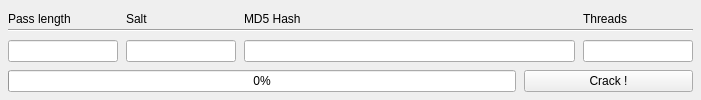
<?xml version="1.0" encoding="UTF-8"?>
<ui version="4.0">
 <class>MainWindow</class>
 <widget class="QMainWindow" name="MainWindow">
  <property name="geometry">
   <rect>
    <x>0</x>
    <y>0</y>
    <width>701</width>
    <height>100</height>
   </rect>
  </property>
  <property name="sizePolicy">
   <sizepolicy hsizetype="Fixed" vsizetype="Fixed">
    <horstretch>0</horstretch>
    <verstretch>0</verstretch>
   </sizepolicy>
  </property>
  <property name="windowTitle">
   <string>mD5 cr4cK3R 0f T3h D34th</string>
  </property>
  <property name="windowOpacity">
   <double>1.000000000000000</double>
  </property>
  <property name="styleSheet">
   <string notr="true"/>
  </property>
  <widget class="QWidget" name="centralwidget">
   <property name="sizePolicy">
    <sizepolicy hsizetype="Minimum" vsizetype="Fixed">
     <horstretch>0</horstretch>
     <verstretch>0</verstretch>
    </sizepolicy>
   </property>
   <layout class="QVBoxLayout" name="verticalLayout" stretch="0,0,0,0">
    <property name="spacing">
     <number>0</number>
    </property>
    <property name="leftMargin">
     <number>8</number>
    </property>
    <property name="topMargin">
     <number>8</number>
    </property>
    <property name="rightMargin">
     <number>8</number>
    </property>
    <property name="bottomMargin">
     <number>8</number>
    </property>
    <item>
     <layout class="QHBoxLayout" name="horizontalLayout_3" stretch="2,2,6,2">
      <property name="spacing">
       <number>8</number>
      </property>
      <item>
       <widget class="QLabel" name="label_4">
        <property name="text">
         <string>Pass length</string>
        </property>
       </widget>
      </item>
      <item>
       <widget class="QLabel" name="label_3">
        <property name="text">
         <string>Salt</string>
        </property>
       </widget>
      </item>
      <item>
       <widget class="QLabel" name="label_2">
        <property name="text">
         <string>MD5 Hash</string>
        </property>
       </widget>
      </item>
      <item>
       <widget class="QLabel" name="label">
        <property name="text">
         <string>Threads</string>
        </property>
       </widget>
      </item>
     </layout>
    </item>
    <item>
     <widget class="Line" name="line">
      <property name="orientation">
       <enum>Qt::Horizontal</enum>
      </property>
     </widget>
    </item>
    <item>
     <layout class="QHBoxLayout" name="horizontalLayout" stretch="2,2,6,2">
      <property name="spacing">
       <number>8</number>
      </property>
      <property name="topMargin">
       <number>8</number>
      </property>
      <item>
       <widget class="QLineEdit" name="inputNbChars">
        <property name="text">
         <string/>
        </property>
       </widget>
      </item>
      <item>
       <widget class="QLineEdit" name="inputSalt">
        <property name="text">
         <string/>
        </property>
       </widget>
      </item>
      <item>
       <widget class="QLineEdit" name="inputHash">
        <property name="text">
         <string/>
        </property>
       </widget>
      </item>
      <item>
       <widget class="QLineEdit" name="inputThreads">
        <property name="text">
         <string/>
        </property>
       </widget>
      </item>
     </layout>
    </item>
    <item>
     <layout class="QHBoxLayout" name="horizontalLayout_2" stretch="3,1">
      <property name="spacing">
       <number>8</number>
      </property>
      <property name="topMargin">
       <number>8</number>
      </property>
      <item>
       <widget class="QProgressBar" name="progressBar">
        <property name="cursor">
         <cursorShape>ArrowCursor</cursorShape>
        </property>
        <property name="autoFillBackground">
         <bool>false</bool>
        </property>
        <property name="value">
         <number>0</number>
        </property>
        <property name="invertedAppearance">
         <bool>false</bool>
        </property>
       </widget>
      </item>
      <item>
       <widget class="QPushButton" name="btnCrack">
        <property name="sizePolicy">
         <sizepolicy hsizetype="Expanding" vsizetype="Fixed">
          <horstretch>0</horstretch>
          <verstretch>0</verstretch>
         </sizepolicy>
        </property>
        <property name="text">
         <string>Crack !</string>
        </property>
       </widget>
      </item>
     </layout>
    </item>
   </layout>
  </widget>
 </widget>
 <resources/>
 <connections/>
</ui>
